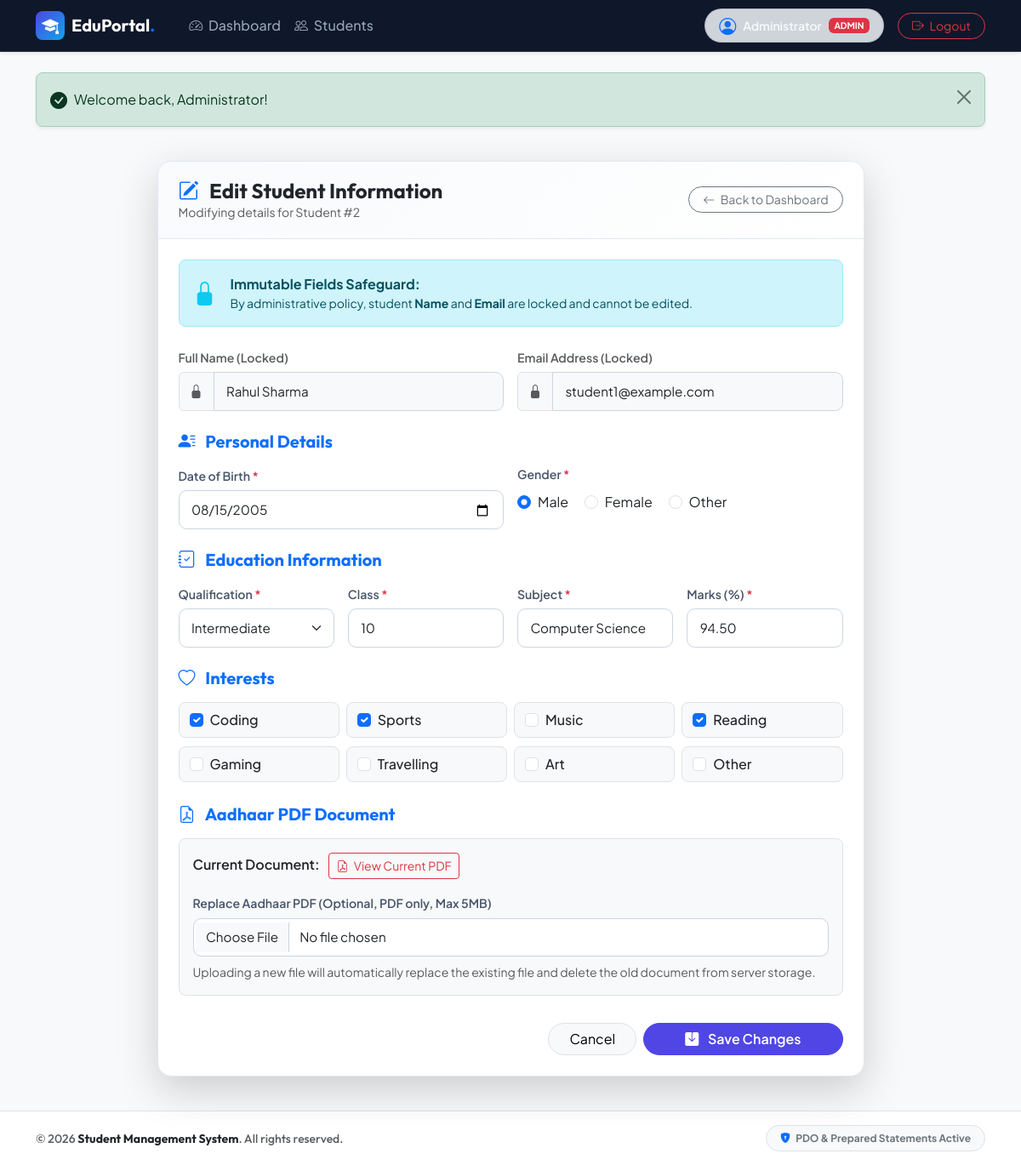
The app's page /admin/edit-student.php?id=2 (signed in) with its own data.
### tables this page shows
CREATE TABLE `students` (
    `id` INT AUTO_INCREMENT PRIMARY KEY,
    `name` VARCHAR(100) NOT NULL,
    `email` VARCHAR(100) NOT NULL UNIQUE,
    `phone_number` VARCHAR(20) NULL,
    `password` VARCHAR(255) NOT NULL,
    `role` ENUM('admin', 'student') NOT NULL DEFAULT 'student',
    `date_of_birth` DATE NULL,
    `gender` ENUM('Male', 'Female', 'Other') NULL,
    `qualification` VARCHAR(50) NULL,
    `interests` TEXT NULL,
    `class` VARCHAR(50) NULL,
    `subject` VARCHAR(100) NULL,
    `marks` DECIMAL(5,2) NULL,
    `aadhaar_file` VARCHAR(255) NULL,
    `reset_token` VARCHAR(64) NULL,
    `reset_token_expires` DATETIME NULL,
    `created_at` TIMESTAMP DEFAULT CURRENT_TIMESTAMP,
    `updated_at` TIMESTAMP DEFAULT CURRENT_TIMESTAMP ON UPDATE CURRENT_TIMESTAMP,
    UNIQUE KEY `idx_unique_email` (`email`),
    INDEX `idx_role` (`role`),
    INDEX `idx_class` (`class`),
    INDEX `idx_name` (`name`)
);

### config/database.php (called while the page is built, shortened)
<?php
function e($string) {
    return htmlspecialchars($string ?? '', ENT_QUOTES, 'UTF-8');
}

### admin/edit-student.php (the view, shortened to what this page needs)
<?php
$pdo = getDB();
$studentId = $_GET['id'] ?? $_POST['student_id'] ?? null;
$stmt = $pdo->prepare("SELECT * FROM students WHERE id = ? AND role = 'student'");
$stmt->execute([$studentId]);
$student = $stmt->fetch();
$interestsArr = explode(', ', $student['interests'] ?? '');
require_once __DIR__ . '/../includes/header.php';
?>
<div class="row justify-content-center py-3">
    <div class="col-lg-9">
        <div class="card card-custom shadow-lg">
            <div class="card-custom-header d-flex align-items-center justify-content-between">
                <div>
                    <h4 class="fw-bold mb-0 font-outfit text-dark"><i class="bi bi-pencil-square text-primary me-2"></i> Edit Student Information</h4>
                    <p class="text-muted small mb-0">Modifying details for Student #<?php echo $student['id']; ?></p>
                </div>
                <a href="dashboard.php" class="btn btn-outline-secondary btn-sm rounded-pill px-3">
                    <i class="bi bi-arrow-left me-1"></i> Back to Dashboard
                </a>
            </div>
            <div class="card-body p-4">
                <form action="edit-student.php?id=<?php echo $student['id']; ?>" method="POST" enctype="multipart/form-data">
                    <div class="alert alert-info border-info-subtle rounded-3 mb-4 d-flex align-items-center">
                        <i class="bi bi-lock-fill me-3 fs-3 text-info"></i>
                        <div>
                            <strong>Immutable Fields Safeguard:</strong>
                            <div class="small">By administrative policy, student <strong>Name</strong> and <strong>Email</strong> are locked and cannot be edited.</div>
                        </div>
                    </div>
                    <div class="row g-3 mb-4">
                        <div class="col-md-6">
                            <label class="form-label text-muted">Full Name (Locked)</label>
                            <div class="input-group">
                                <span class="input-group-text bg-light"><i class="bi bi-lock-fill text-muted"></i></span>
                                <input type="text" class="form-control bg-light" value="<?php echo e($student['name']); ?>" disabled readonly>
                            </div>
                        </div>
                        <div class="col-md-6">
                            <label class="form-label text-muted">Email Address (Locked)</label>
                            <div class="input-group">
                                <span class="input-group-text bg-light"><i class="bi bi-lock-fill text-muted"></i></span>
                                <input type="email" class="form-control bg-light" value="<?php echo e($student['email']); ?>" disabled readonly>
                            </div>
                        </div>
                    </div>
                    <h5 class="fw-bold text-primary font-outfit mb-3"><i class="bi bi-person-lines-fill me-2"></i> Personal Details</h5>
                    <div class="row g-3 mb-4">
                        <div class="col-md-6">
                            <label for="date_of_birth" class="form-label">Date of Birth <span class="text-danger">*</span></label>
                            <input type="date" class="form-control" id="date_of_birth" name="date_of_birth" required value="<?php echo e($student['date_of_birth']); ?>">
                        </div>
                        <div class="col-md-6">
                            <label class="form-label d-block">Gender <span class="text-danger">*</span></label>
                            <div class="pt-1">
                                <?php foreach (['Male', 'Female', 'Other'] as $g): ?>
                                    <div class="form-check form-check-inline">
                                        <input class="form-check-input" type="radio" name="gender" id="gender_<?php echo strtolower($g); ?>" value="<?php echo $g; ?>" <?php echo $student['gender'] === $g ? 'checked' : ''; ?> required>
                                        <label class="form-check-label" for="gender_<?php echo strtolower($g); ?>"><?php echo $g; ?></label>
                                    </div>
                                <?php endforeach; ?>
                            </div>
                        </div>
                    </div>
                    <h5 class="fw-bold text-primary font-outfit mb-3"><i class="bi bi-journal-check me-2"></i> Education Information</h5>
                    <div class="row g-3 mb-4">
                        <div class="col-md-3">
                            <label for="qualification" class="form-label">Qualification <span class="text-danger">*</span></label>
                            <select class="form-select" id="qualification" name="qualification" required>
                                <?php foreach (['SSC', 'Intermediate', 'Diploma', 'Graduation', 'Post Graduation', 'Other'] as $q): ?>
                                    <option value="<?php echo $q; ?>" <?php echo $student['qualification'] === $q ? 'selected' : ''; ?>><?php echo $q; ?></option>
                                <?php endforeach; ?>
                            </select>
                        </div>
                        <div class="col-md-3">
                            <label for="class" class="form-label">Class <span class="text-danger">*</span></label>
                            <input type="text" class="form-control" id="class" name="class" required value="<?php echo e($student['class']); ?>">
                        </div>
                        <div class="col-md-3">
                            <label for="subject" class="form-label">Subject <span class="text-danger">*</span></label>
                            <input type="text" class="form-control" id="subject" name="subject" required value="<?php echo e($student['subject']); ?>">
                        </div>
                        <div class="col-md-3">
                            <label for="marks" class="form-label">Marks (%) <span class="text-danger">*</span></label>
                            <input type="number" step="0.01" min="0" max="100" class="form-control" id="marks" name="marks" required value="<?php echo e($student['marks']); ?>">
                        </div>
                    </div>
                    <h5 class="fw-bold text-primary font-outfit mb-3"><i class="bi bi-heart me-2"></i> Interests</h5>
                    <div class="row g-2 mb-4">
                        <?php
                        $availableInterests = ['Coding', 'Sports', 'Music', 'Reading', 'Gaming', 'Travelling', 'Art', 'Other'];
                        foreach ($availableInterests as $interest):
                            $checked = in_array($interest, $interestsArr) ? 'checked' : '';
                        ?>
                            <div class="col-6 col-sm-4 col-md-3">
                                <div class="form-check p-2 border rounded-3 bg-light">
                                    <input class="form-check-input ms-1 me-2" type="checkbox" name="interests[]" id="interest_<?php echo strtolower($interest); ?>" value="<?php echo $interest; ?>" <?php echo $checked; ?>>
                                    <label class="form-check-label fw-medium text-dark" for="interest_<?php echo strtolower($interest); ?>">
                                        <?php echo $interest; ?>
                                    </label>
                                </div>
                            </div>
                        <?php endforeach; ?>
                    </div>
                    <h5 class="fw-bold text-primary font-outfit mb-3"><i class="bi bi-file-earmark-pdf me-2"></i> Aadhaar PDF Document</h5>
                    <div class="p-3 bg-light rounded-3 border mb-4">
                        <div class="d-flex align-items-center justify-content-between mb-3">
                            <div>
                                <span class="fw-semibold">Current Document:</span>
                                <?php if (!empty($student['aadhaar_file'])): ?>
                                    <a href="../uploads/aadhaar/<?php echo urlencode($student['aadhaar_file']); ?>" target="_blank" class="btn btn-sm btn-outline-danger ms-2">
                                        <i class="bi bi-file-earmark-pdf me-1"></i> View Current PDF
                                    </a>
                                <?php else: ?>
                                    <span class="text-muted ms-2">No file uploaded</span>
                                <?php endif; ?>
                            </div>
                        </div>
                        <label for="aadhaar_file" class="form-label fw-semibold">Replace Aadhaar PDF (Optional, PDF only, Max 5MB)</label>
                        <input type="file" class="form-control" id="aadhaar_file" name="aadhaar_file" accept="application/pdf">
                        <div class="form-text mt-2 text-muted" id="aadhaar_feedback">
                            Uploading a new file will automatically replace the existing file and delete the old document from server storage.
                        </div>
                    </div>
                    <div class="d-flex justify-content-end gap-2 pt-2">
                        <a href="dashboard.php" class="btn btn-light border rounded-pill px-4">Cancel</a>
                        <button type="submit" class="btn btn-primary rounded-pill px-5">
                            <i class="bi bi-save-fill me-2"></i> Save Changes
                        </button>
                    </div>
                </form>
            </div>
        </div>
    </div>
</div>
<?php require_once __DIR__ . '/../includes/footer.php'; ?>

### assets/css/style.css (style rules this page uses)
:root { --primary-color: #4f46e5; --primary-hover: #4338ca; --secondary-color: #0ea5e9; --dark-bg: #0f172a; --light-bg: #f8fafc; --border-color: #e2e8f0; --card-shadow: 0 10px 25px -5px rgba(0, 0, 0, 0.05), 0 8px 10px -6px rgba(0, 0, 0, 0.01); }
body { font-family: 'Plus Jakarta Sans', sans-serif; color: #334155; background-color: #f8fafc; }
.font-outfit { font-family: 'Outfit', sans-serif; }
.card-custom { border: 1px solid #e2e8f0; border-radius: 1rem; box-shadow: var(--card-shadow); background: #ffffff; transition: transform 0.2s ease, box-shadow 0.2s ease; }
.card-custom-header { background: linear-gradient(135deg, #f8fafc 0%, #ffffff 100%); border-bottom: 1px solid #e2e8f0; border-top-left-radius: 1rem !important; border-top-right-radius: 1rem !important; padding: 1.25rem 1.5rem; }
.btn-primary { background-color: var(--primary-color); border-color: var(--primary-color); font-weight: 600; transition: all 0.2s ease; }
.form-control, .form-select { border-radius: 0.6rem; padding: 0.65rem 0.9rem; border: 1px solid #cbd5e1; font-size: 0.95rem; }
.form-label { font-weight: 600; color: #475569; font-size: 0.88rem; margin-bottom: 0.4rem; }

### records on screen
students: id "2", name "Rahul Sharma", email "student1@example.com", date_of_birth "08/15/2005", gender "☑ Male", gender "☐ Female", gender "☐ Other", qualification "Intermediate", class "10", subject "Computer Science", marks "94.50"

### other values on screen
$currentUser['name'] "Administrator"
$currentUser['role'] "ADMIN"
$flash['message'] "Welcome back, Administrator!"
$g "Male"
$g "Female"
$g "Other"
$interest "Coding"
$interest "Sports"
$interest "Music"
$interest "Reading"
$interest "Gaming"
$interest "Travelling"
$interest "Art"
$interest "Other"
